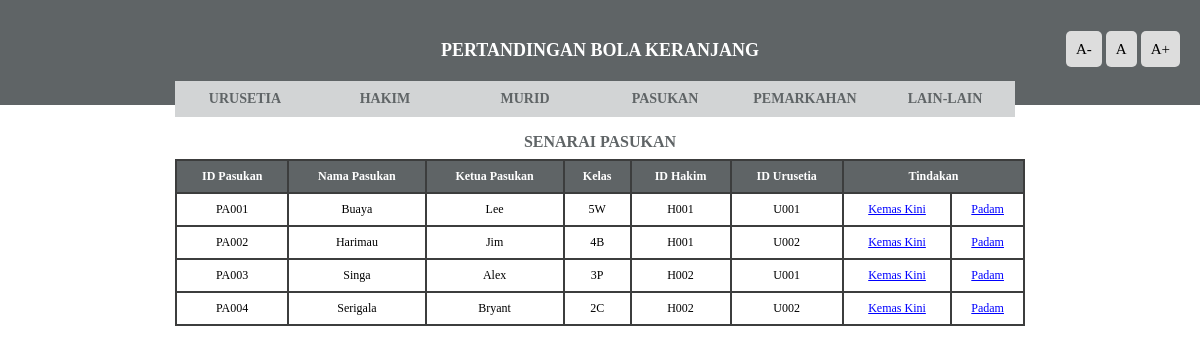
The page /pasukan_senarai.php on the database its author committed.
### tables this page shows
CREATE TABLE `pasukan` (
  `idpasukan` varchar(5) NOT NULL,
  `namapasukan` varchar(30) NOT NULL,
  `ketuapasukan` varchar(30) NOT NULL,
  `kelas` varchar(2) NOT NULL,
  `idhakim` varchar(4) NOT NULL,
  `idurusetia` varchar(4) NOT NULL
);

### pasukan_senarai.php (the view)
<?php
    include ('sambungan.php');
	include("urusetia_menu.php");
?>
<link rel="stylesheet" href="senarai.css">
<table>
    <caption>SENARAI PASUKAN</caption>
    <tr>
        <th>ID Pasukan</th>
        <th>Nama Pasukan</th>
        <th>Ketua Pasukan</th>
        <th>Kelas</th>
        <th>ID Hakim</th>
        <th>ID Urusetia</th>
        <th colspan="2">Tindakan</th>
    </tr>
    <?php
        $sql = "select * from pasukan";
        $result = mysqli_query($sambungan, $sql);
        while($pasukan = mysqli_fetch_array($result)) {
         echo "<tr> <td>$pasukan[idpasukan]</td>
                    <td>$pasukan[namapasukan]</td>
                    <td>$pasukan[ketuapasukan]</td>
					<td>$pasukan[kelas]</td>
                    <td>$pasukan[idhakim]</td>
					<td>$pasukan[idurusetia]</td>
					<td><a href='pasukan_update.php?idpasukan=$pasukan[idpasukan]'>Kemas Kini</a></td>
					<td><a href='pasukan_delete.php?idpasukan=$pasukan[idpasukan]'>Padam</a></td>
               </tr>";
        }
    ?>
</table>

### urusetia_menu.php (shortened to what this page needs)
<link rel="stylesheet" href="menu.css">
<link rel="stylesheet" href="font.css">
<body>
	<div class="menu">
		<div class="urusetia">
			<h2 id="text">PERTANDINGAN BOLA KERANJANG</h2>
			<div class="buttons">
				<span class="btn" onclick="document.getElementById('text').style.fontSize='0.75em'">A-</span>
				<span class="btn" onclick="document.getElementById('text').style.fontSize='1em'">A</span>
				<span class="btn" onclick="document.getElementById('text').style.fontSize='1.25em'">A+</span>
			</div>
				<ul>
					<li>
						<a href="#"><b>URUSETIA</b></a>
					</li>
				</ul>
				<ul>
					<li>
						<a href="#"><b>HAKIM</b></a>
					</li>
				</ul>
				<ul>
					<li>
						<a href="#"><b>MURID</b></a>
					</li>
				</ul>
				<ul>
					<li>
						<a href="#"><b>PASUKAN</b></a>
					</li>
				</ul>
				<ul>
					<li>
						<a href="#"><b>PEMARKAHAN</b></a>
					</li>
				</ul>
				<ul>
					<li>
						<a href="#"><b>LAIN-LAIN</b></a>
					</li>
				</ul>
		</div>
	</div>
</body>

### menu.css (style rules this page uses)
h2 { font-family: verdana; font-size: 18px; font-weight: bold; text-align: center; color: rgb(255, 255, 255); margin: 0px auto; padding-bottom: 20px; }
body { margin: 0px; background-image: url(imej/background1.png); background-size: cover; }
div { text-align: center; margin: 0px auto; padding-top: 20px; }
div.menu { height:85px; background-color: #5f6466; }
div.urusetia { width: 850px; }
ul { list-style: none; padding: 0px; margin: 0px; text-align: center; }
ul li { display: block; float: left; }
ul li a { font-family: verdana; font-size: 14px; font-weight: normal; text-align: center; color: #5f6466; width: 120px; padding: 10px; border: none; margin: 0px; background-color: #d2d4d5; display: block; text-decoration: none; }

### senarai.css (style rules this page uses)
body { background-image: url(imej/background1.png); background-size: cover; }
table { font-family: verdana; font-size: 12px; font-weight: normal; text-align: center; width: 850px; margin : 0px auto; margin-top: 20px; border-collapse: collapse; }
caption { font-size: 16px; font-weight: bold; color : #5f6466; padding : 8px; }
td, th { padding: 8px; border: 2px solid #3c3d3d; }
tr:nth-child(odd) { background-color: rgb(255, 255, 255); }
tr:nth-child(even) { background-color: rgb(255, 255, 255); }
th { font-weight: bold; color:white; background-color: #5f6466; }
td>a, td>a:active, td>a:hover, td>a:link, td>a:visited { color: blue }

### rows shown on the page
pasukan: idpasukan "PA001", namapasukan "Buaya", ketuapasukan "Lee", kelas "5W", idhakim "H001", idurusetia "U001"
pasukan: idpasukan "PA002", namapasukan "Harimau", ketuapasukan "Jim", kelas "4B", idhakim "H001", idurusetia "U002"
pasukan: idpasukan "PA003", namapasukan "Singa", ketuapasukan "Alex", kelas "3P", idhakim "H002", idurusetia "U001"
pasukan: idpasukan "PA004", namapasukan "Serigala", ketuapasukan "Bryant", kelas "2C", idhakim "H002", idurusetia "U002"
